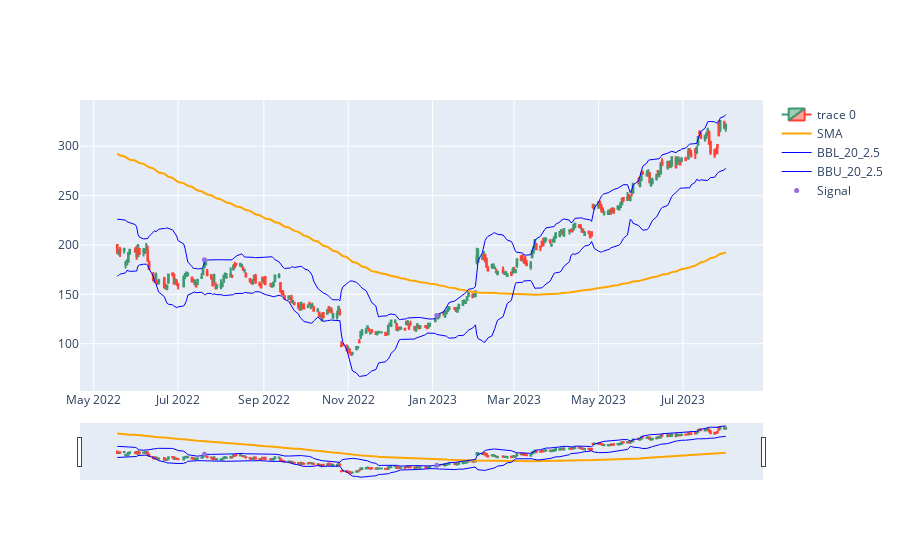

The notebook cell saved with this chart:
### Code cell
dfpl = final_df.copy()
fig = go.Figure(data=[go.Candlestick(x=dfpl.index,
                open=dfpl['Open'],
                high=dfpl['High'],
                low=dfpl['Low'],
                close=dfpl['Close']),
                go.Scatter(x=dfpl.index, y=dfpl.SMA, line=dict(color='orange', width=2), name="SMA"),
                go.Scatter(x=dfpl.index, y=dfpl['BBL_20_2.5'], line=dict(color='blue', width=1), name="BBL_20_2.5"),
                go.Scatter(x=dfpl.index, y=dfpl['BBU_20_2.5'], line=dict(color='blue', width=1), name="BBU_20_2.5")])

fig.add_scatter(x=dfpl.index, y=dfpl['pointposbreak'], mode="markers",
                marker=dict(size=5, color="MediumPurple"),
                name="Signal")
fig.show()

### Figure 1 — Plotly figure (JSON) as saved in the notebook; plotly's stock layout.template omitted (floating-point values rounded to 4 significant figures; data arrays with more than 128 entries replaced by an {"elided": "..."} marker saying what was removed)
{"data": [{"close": {"elided": "302 float values"}, "high": {"elided": "302 float values"}, "low": {"elided": "302 float values"}, "open": {"elided": "302 float values"}, "type": "candlestick", "x": {"elided": "302 str values"}}, {"line": {"color": "orange", "width": 2}, "name": "SMA", "type": "scatter", "x": {"elided": "302 str values"}, "y": {"elided": "302 float values"}}, {"line": {"color": "blue", "width": 1}, "name": "BBL_20_2.5", "type": "scatter", "x": {"elided": "302 str values"}, "y": {"elided": "302 float values"}}, {"line": {"color": "blue", "width": 1}, "name": "BBU_20_2.5", "type": "scatter", "x": {"elided": "302 str values"}, "y": {"elided": "302 float values"}}, {"marker": {"color": "MediumPurple", "size": 5}, "mode": "markers", "name": "Signal", "type": "scatter", "x": {"elided": "302 str values"}, "y": {"elided": "302 float values"}}], "layout": {}}
